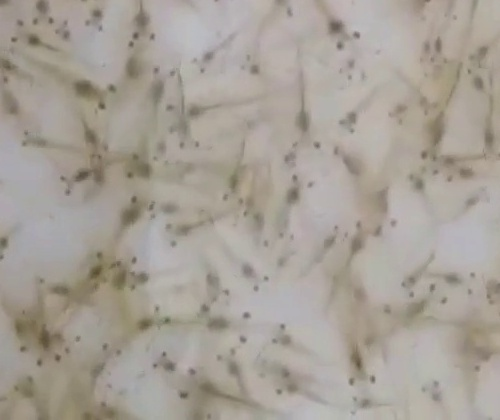
#> input picture ProjetoCamarao/ImagensRecortadas/recorte104.jpg, 500 x 420 px, given in place of recorte0.jpg, which was not available
$ python realceFrames.py   (older library calls are emulated)
#> lines starting #> are read from the running program, lines starting #| are printed output that depends on the picture; pictures that were not available may be replaced by others from this repository, and a replacement may not be noted
import numpy as np
import cv2
import os

i = 0
try:
    if not os.path.exists('ImagensRealcadas'):
        os.makedirs('ImagensRealcadas')
except OSError:
    print ('Error: Creating directory of ImagensRealcadas')


while(i < 500):
    imagem = cv2.imread('ImagensRecortadas/recorte' + str(i) +'.jpg')
#> imagem is the input picture: shape (420, 500, 3); mean B, G, R 150.8, 159.7, 166.5
    #imagem = cv2.cvtColor(imagem, cv2.COLOR_BGR2GRAY)

    sobelX = cv2.Sobel(imagem, cv2.CV_64F, 1, 0)
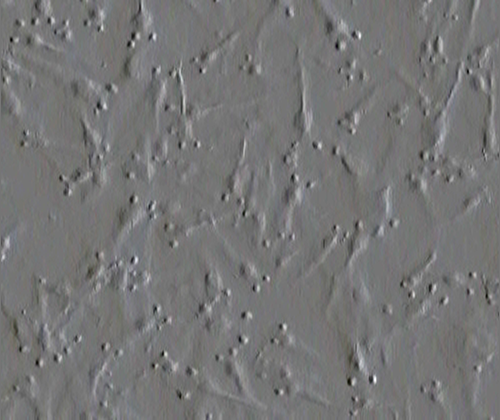
#> sobelX: shape (420, 500, 3) float64; mean B, G, R 0.2, 0.2, 0.2; drawn with min black and max white
    sobelY = cv2.Sobel(imagem, cv2.CV_64F, 0, 1)
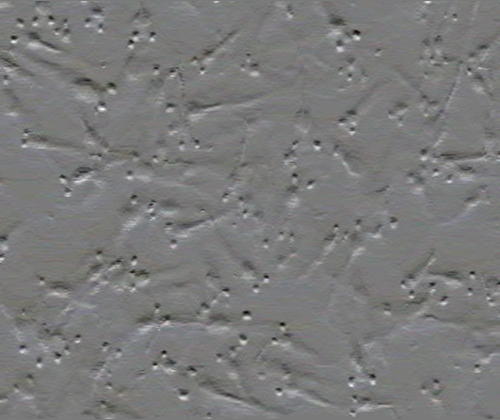
#> sobelY: shape (420, 500, 3) float64; mean B, G, R -0.1, -0.1, -0.1; drawn with min black and max white
    sobelX = np.uint8(np.absolute(sobelX))
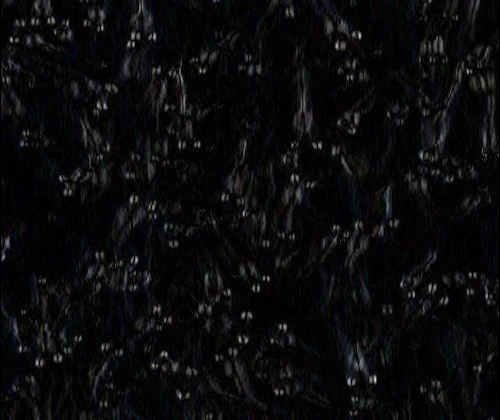
#> sobelX: shape (420, 500, 3); mean B, G, R 12.1, 10.9, 10.9
    sobelY = np.uint8(np.absolute(sobelY))
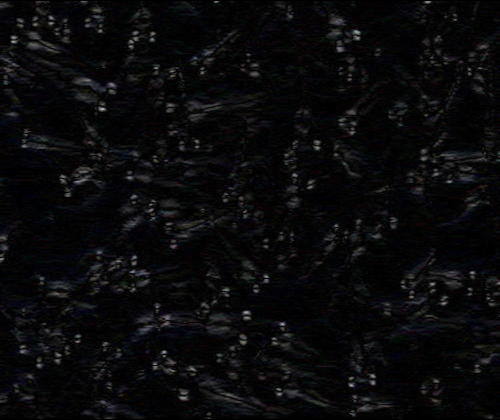
#> sobelY: shape (420, 500, 3); mean B, G, R 10.9, 9.7, 9.7
    sobel = cv2.bitwise_or(sobelX, sobelY)
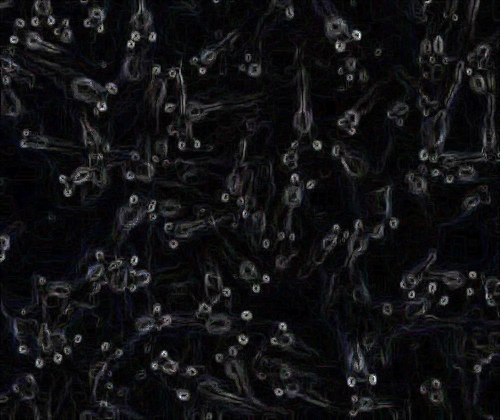
#> sobel: shape (420, 500, 3); mean B, G, R 19.2, 17.2, 17.2

    resultado = np.vstack([
        np.hstack([imagem, sobelX]),
        np.hstack([sobelY, sobel])
    ])
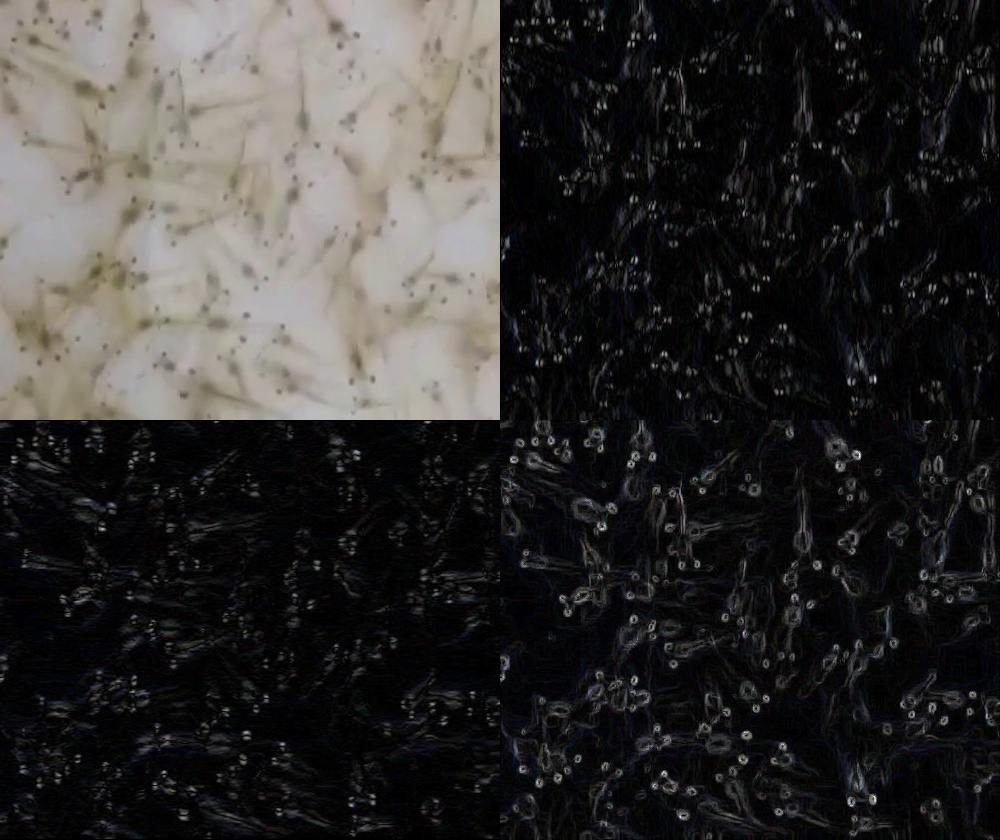
#> resultado: shape (840, 1000, 3); mean B, G, R 48.2, 49.4, 51.1

    cv2.imwrite("ImagensRealcadas/realce" + str(i) + ".jpg", sobel) #salva no disco
    name = './ImagensRecortadas/recorte' + str(i) +'.jpg'
    print ('Realçando...' + name)
    i = i + 1
#> pass 2 of the loop `while(i < 500):`:
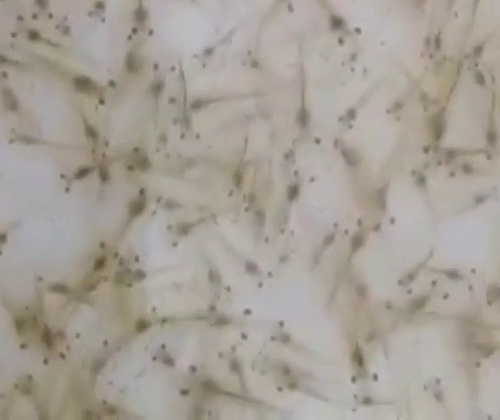
#> input picture ProjetoCamarao/ImagensRecortadas/recorte108.jpg, 500 x 420 px, given in place of recorte1.jpg, which was not available
#> imagem is the input picture: shape (420, 500, 3); mean B, G, R 151, 159.8, 166.5
#> `sobelX = cv2.Sobel(imagem, cv2.CV_64F, 1, 0)`:
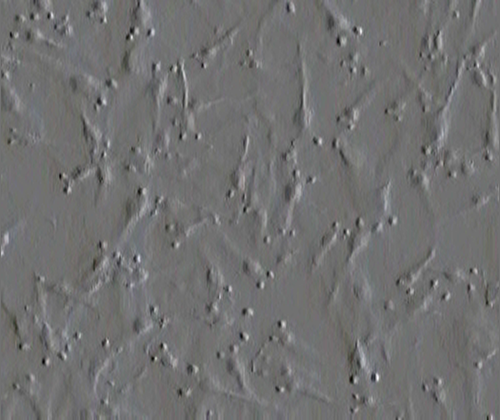
#> sobelX: shape (420, 500, 3) float64; mean B, G, R 0.2, 0.2, 0.2; drawn with min black and max white
#> `resultado = np.vstack([ np.hstack([imagem, sobelX]), np.hstack([sobelY..`:
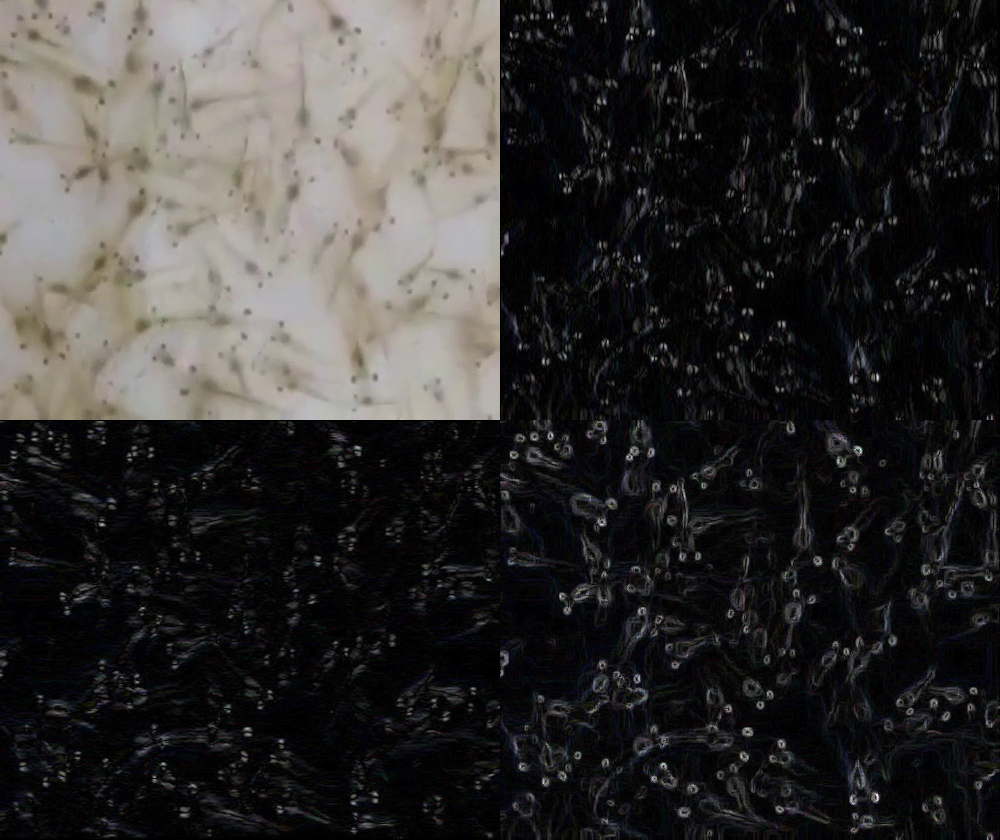
#> resultado: shape (840, 1000, 3); mean B, G, R 48.3, 49.4, 51
#> (the run stopped early here; a loop or call above may not have finished)
